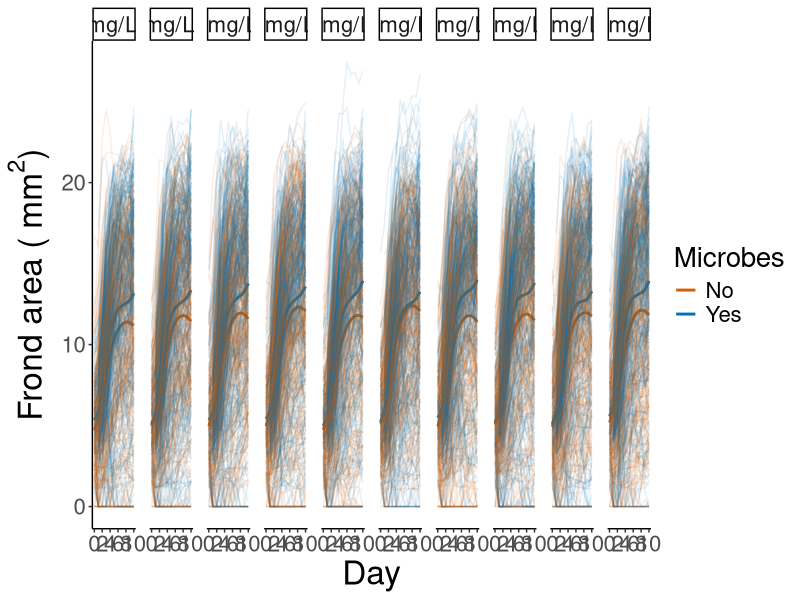
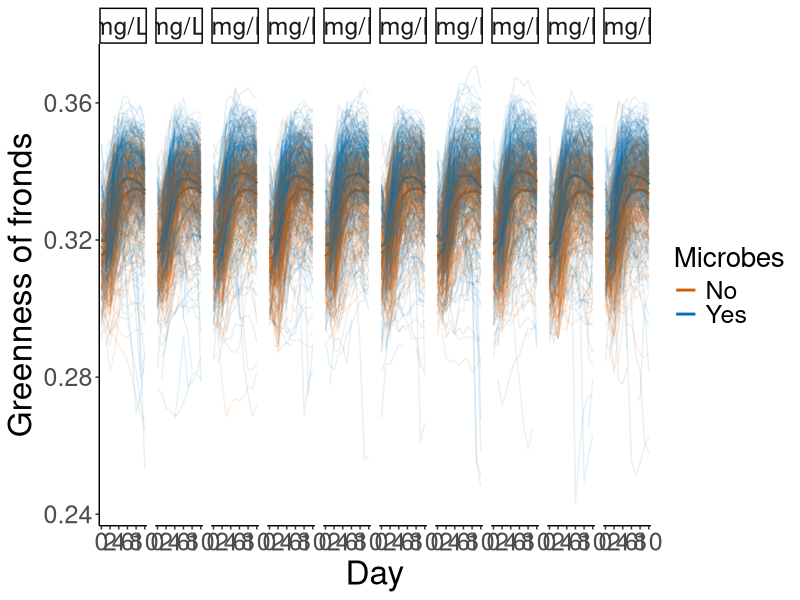
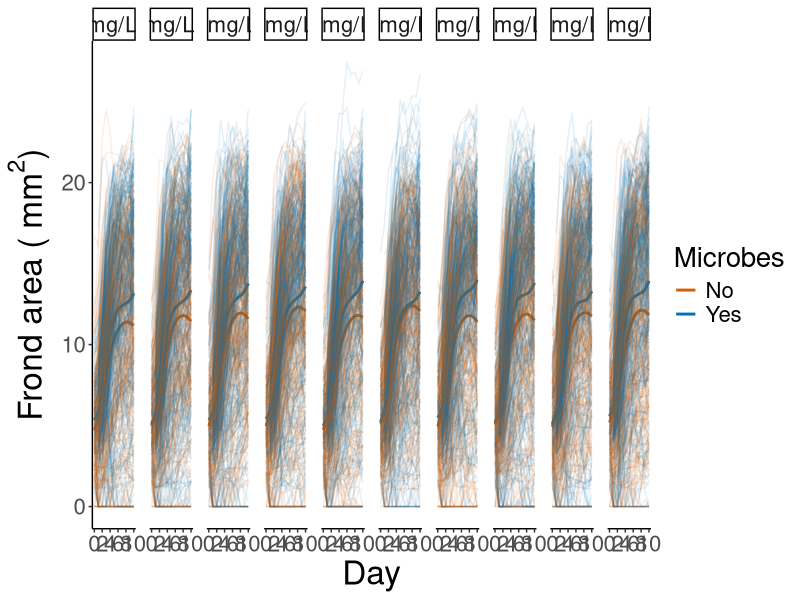
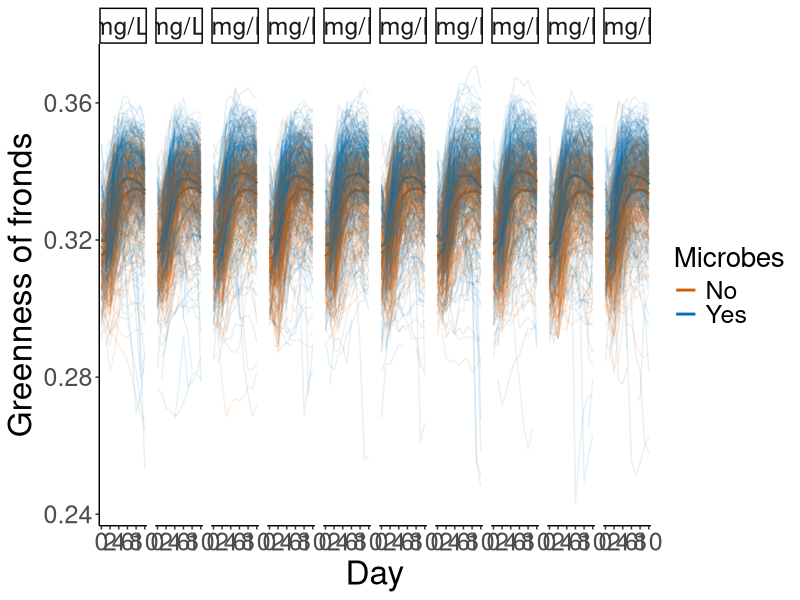
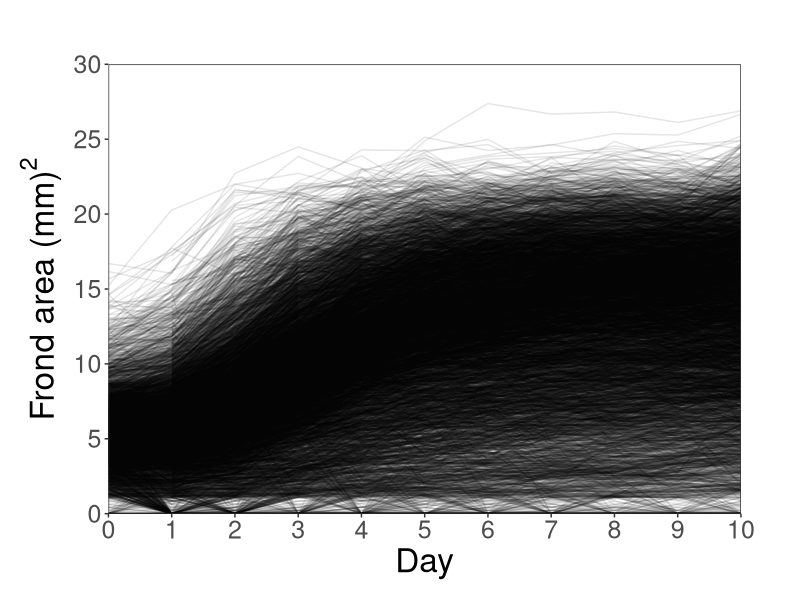

These figures' R source, in order:
## ---- chunk 1
knitr::opts_chunk$set(echo = TRUE)
## ---- chunk 2
library(tidyverse)
library(car)
library(lme4)
library(lmerTest)
## ---- chunk 3
df <- read_csv("methods_data.csv")

df$block <- as.factor(df$block)
df$plate_number <- as.factor(df$plate_number)
df$inoc <- as.factor(df$inoc)
df$well <- as.factor(df$well)
df$daycol <- as.numeric(df$daycol)
## ---- chunk 4
well_sqmm <- df %>% group_by(well) %>% summarize(sum.sqmm = sum(sqmm, na.rm=TRUE)) 
empty_wells <- well_sqmm[which(well_sqmm$sum.sqmm == 0), "well"] #These are the well IDs that were 0 throughout the experiment
df$omit.zeros <- !(df$well %in% empty_wells$well)
df <- df[df$omit.zeros, ] #Subsets to only wells that are non-zero at some point during experiment
## ---- chunk 5
#Area
model1 <- lmer(sqmm~inoc*poly(nitr_N,2)+poly(daycol,2)+(1|edge)+(1|plate_number), data=df)
summary(model1)
Anova(model1, type=3)

#Greenness
model2 <- lmer(green_per_arr~inoc*poly(nitr_N,2)+poly(daycol,2)+(1|edge)+(1|plate_number), data=df)
summary(model2)
Anova(model2, type=3)
## ---- chunk 6
levels(df$inoc) <- c("No", "Yes")

N_levels<-c(`0`="0 mg/L N",`5`="5 mg/L N",`10`="10 mg/L N",
            `15`="15 mg/L N",`20`="20 mg/L N",`25`="25 mg/L N",
            `30`="30 mg/L N",`35`="35 mg/L N",`40`="40 mg/L N",
            `45`="45 mg/L N")

fig_area <- ggplot(data=df, aes(daycol,sqmm))+
  geom_smooth(aes(color=inoc), se=FALSE)+
  geom_path(aes(group=well, color=inoc), alpha=0.1)+
  facet_grid(~nitr_N, labeller = as_labeller(N_levels))+
  scale_color_manual(values=c("#D55E00", "#0072B2"))+
  xlab("Day")+ylab(bquote('Frond area ('~mm^2*')'))+labs(color="Microbes")+
  scale_x_continuous(breaks = seq(from = 0, to = 10, by = 2))+
  theme_classic()+
  theme(panel.grid.major = element_blank(), panel.grid.minor = element_blank(),
        panel.spacing = unit(10, "pt"),
        axis.title=element_text(size = 24),axis.text=element_text(size=16),
        plot.title=element_text(size=28),
        legend.title=element_text(size=20),legend.text=element_text(size=16),
        strip.text.x = element_text(size = 16))
fig_area
ggsave("fig_area.tif",width=16,height=5,device="tiff",dpi=600)


fig_green <- df %>% 
  ggplot(aes(daycol,green_per_arr))+
  geom_smooth(aes(color=inoc), se=FALSE)+
  geom_path(aes(group=well,color=inoc), alpha=0.1)+
  facet_grid(~nitr_N, labeller = as_labeller(N_levels))+
  scale_color_manual(values=c("#D55E00", "#0072B2"))+
  xlab("Day")+ylab("Greenness of fronds")+labs(color="Microbes")+
  scale_x_continuous(breaks = seq(from = 0, to = 10, by = 2))+
  theme_classic()+
  theme(panel.grid.major = element_blank(), panel.grid.minor = element_blank(),
        panel.spacing = unit(6, "pt"),
        axis.title=element_text(size = 24),axis.text=element_text(size=18),
        plot.title=element_text(size=28),
        legend.title=element_text(size=20),legend.text=element_text(size=18),
        strip.text.x = element_text(size = 18))
fig_green
ggsave("fig_green.tif",width=16,height=5,device="tiff",dpi=600)
## ---- chunk 7
all_data<-df %>% 
  filter(!is.na(sqmm)) %>% 
  ggplot(aes(daycol,sqmm,group=well))+
  geom_path(size=0.5,alpha=0.1)+
  scale_x_continuous(expand=c(0,0),limits=c(0,10),breaks=seq(0,10,1))+
  scale_y_continuous(expand=c(0,0),limits=c(0,30),breaks=seq(0,30,5))+
  labs(x="Day",y=expression("Frond area (mm)"^2),
       title="")+
  theme_bw()+
  theme(panel.grid.major = element_blank(), panel.grid.minor = element_blank(),
        axis.title = element_text(size = 24),axis.text=element_text(size=18),
        plot.title=element_text(size=28,hjust=0.5,face="bold"),
        plot.margin = unit(c(t=0.5,r=1.5,b=0.5,l=0.5), "cm"))
ggsave("all_data.tif",width=8,height=5,device="tiff",dpi=600)
